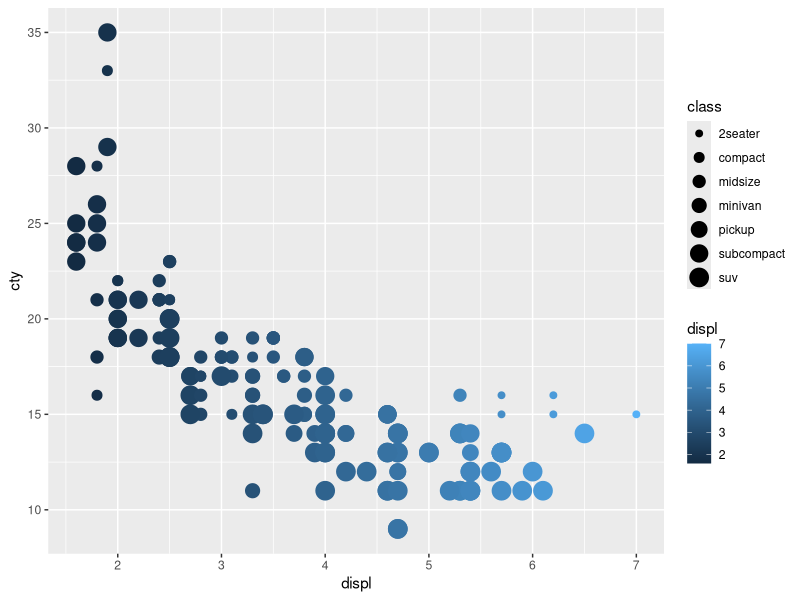
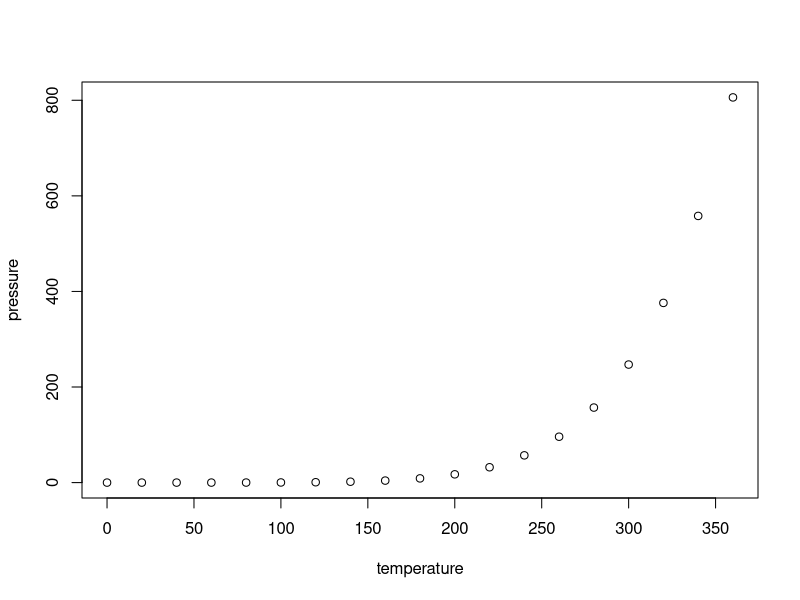

R code for these plots, in order:
## ---- chunk 1
knitr::opts_chunk$set(echo = TRUE)
## ---- chunk 2
library(ggplot2)

## ---- chunk 3
head(mpg,10)
## ---- chunk 4
ggplot(mpg, aes(x=displ, y=cty))+ geom_point(aes(color=displ , size=class))
## ---- chunk 5
summary(cars)
## ---- chunk 6
plot(pressure)
